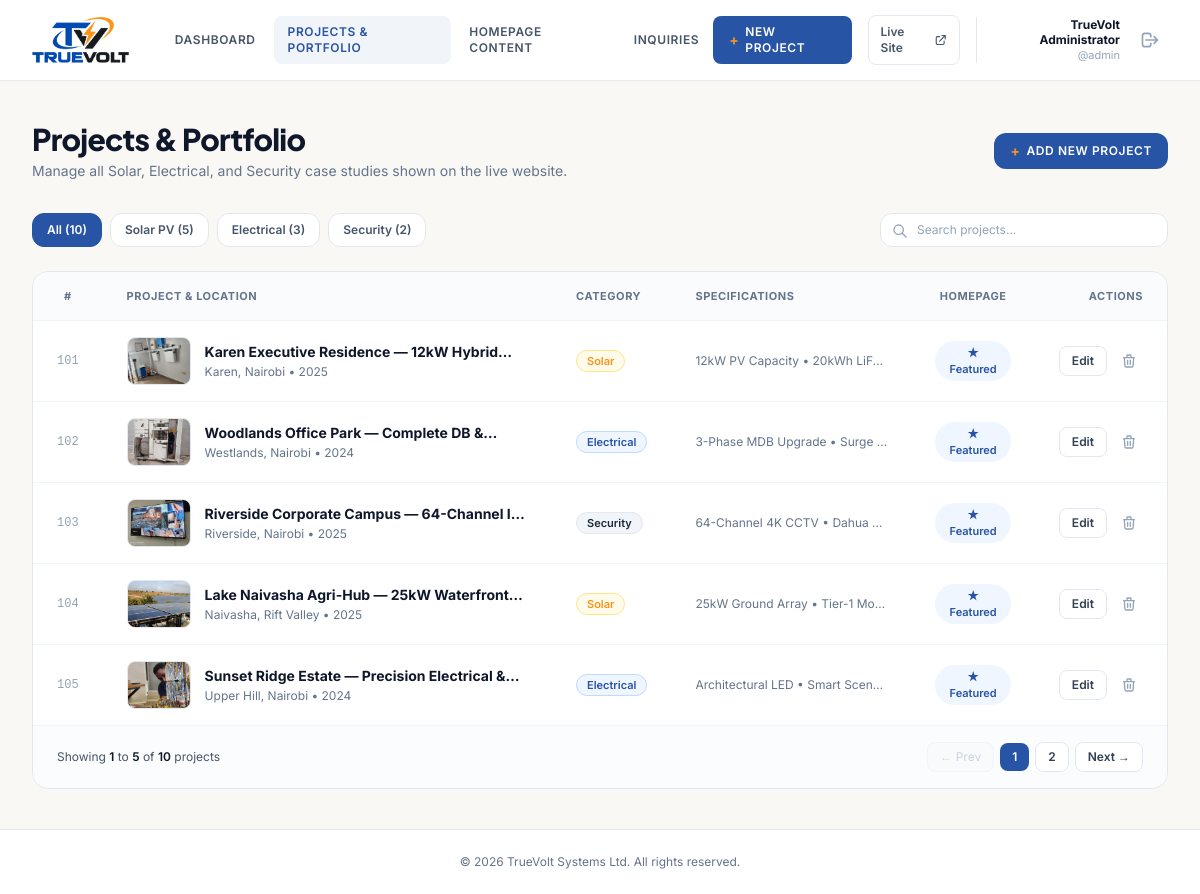
Screenshot of /admin/projects.php (signed in) with the database file from the repository.
### tables this page shows
CREATE TABLE IF NOT EXISTS `projects` (
  `id` INT AUTO_INCREMENT PRIMARY KEY,
  `category` ENUM('Solar', 'Electrical', 'Security') NOT NULL,
  `title` VARCHAR(255) NOT NULL,
  `location` VARCHAR(150) NOT NULL,
  `year` VARCHAR(10) NOT NULL DEFAULT '2025',
  `ref_num` INT DEFAULT NULL,
  `image` VARCHAR(500) NOT NULL,
  `description` TEXT DEFAULT NULL,
  `specs` TEXT DEFAULT NULL COMMENT 'Comma or newline-separated specs',
  `aspect` VARCHAR(50) DEFAULT 'aspect-[4/3]',
  `is_featured` TINYINT(1) DEFAULT 1,
  `sort_order` INT DEFAULT 0,
  `status` ENUM('published', 'draft') DEFAULT 'published',
  `created_at` DATETIME DEFAULT CURRENT_TIMESTAMP,
  `updated_at` DATETIME DEFAULT CURRENT_TIMESTAMP ON UPDATE CURRENT_TIMESTAMP,
  INDEX `idx_category` (`category`),
  INDEX `idx_status` (`status`),
  INDEX `idx_featured` (`is_featured`)
);

### admin/projects.php (the view, shortened to what this page needs)
<?php
$db = getDbConnection();
$categoryFilter = $_GET['category'] ?? '';
$search = trim($_GET['q'] ?? '');
$where = [];
$whereSql = !empty($where) ? 'WHERE ' . implode(' AND ', $where) : '';
$perPage = 5;
$countStmt = $db->prepare("SELECT COUNT(*) FROM projects {$whereSql}");
$countStmt->execute();
$totalFiltered = (int)$countStmt->fetchColumn();
$totalPages = max(1, (int)ceil($totalFiltered / $perPage));
$page = max(1, min((int)($_GET['page'] ?? 1), $totalPages));
$offset = ($page - 1) * $perPage;
$stmt = $db->prepare("SELECT * FROM projects {$whereSql} ORDER BY sort_order ASC, id DESC LIMIT :limit OFFSET :offset");
$stmt->bindValue(':limit', $perPage, PDO::PARAM_INT);
$stmt->bindValue(':offset', $offset, PDO::PARAM_INT);
$stmt->execute();
$projects = $stmt->fetchAll();
$counts = [
    'All' => (int)$db->query("SELECT COUNT(*) FROM projects")->fetchColumn(),
    'Solar' => (int)$db->query("SELECT COUNT(*) FROM projects WHERE category = 'Solar'")->fetchColumn(),
    'Electrical' => (int)$db->query("SELECT COUNT(*) FROM projects WHERE category = 'Electrical'")->fetchColumn(),
    'Security' => (int)$db->query("SELECT COUNT(*) FROM projects WHERE category = 'Security'")->fetchColumn(),
];
function getPageUrl($pageNum) {
    $params = $_GET;
    $params['page'] = $pageNum;
    return 'projects.php?' . http_build_query($params);
}
require_once __DIR__ . '/includes/header.php';
?>
<div class="mb-8 flex flex-col md:flex-row md:items-center md:justify-between gap-4">
  <div>
    <h1 class="text-2xl sm:text-3xl font-extrabold text-slate-900 tracking-tight font-heading">
      Projects &amp; Portfolio
    </h1>
    <p class="text-sm text-slate-500 mt-1">
      Manage all Solar, Electrical, and Security case studies shown on the live website.
    </p>
  </div>
  <div>
    <a
      href="project-form.php"
      class="inline-flex items-center gap-1.5 px-4 py-2.5 rounded-xl bg-[#2854A6] hover:bg-[#1E4388] text-white font-semibold text-xs tracking-wider uppercase shadow-xs transition-colors"
    >
      <span class="text-[#F7941D] text-sm leading-none font-bold">+</span>
      <span>Add New Project</span>
    </a>
  </div>
</div>
<div class="mb-6 flex flex-col md:flex-row md:items-center justify-between gap-4">
  <div class="flex flex-wrap items-center gap-2">
    <a
      href="projects.php"
      class="px-3.5 py-2 rounded-xl text-xs font-semibold transition-all border <?= empty($categoryFilter) ? 'bg-[#2854A6] text-white border-[#2854A6] shadow-xs' : 'bg-white text-slate-600 border-slate-200 hover:border-slate-300' ?>"
    >
      All (<?= $counts['All'] ?>)
    </a>
    <a
      href="projects.php?category=Solar"
      class="px-3.5 py-2 rounded-xl text-xs font-semibold transition-all border <?= $categoryFilter === 'Solar' ? 'bg-[#F7941D] text-white border-[#F7941D] shadow-xs' : 'bg-white text-slate-600 border-slate-200 hover:border-slate-300' ?>"
    >
      Solar PV (<?= $counts['Solar'] ?>)
    </a>
    <a
      href="projects.php?category=Electrical"
      class="px-3.5 py-2 rounded-xl text-xs font-semibold transition-all border <?= $categoryFilter === 'Electrical' ? 'bg-[#2854A6] text-white border-[#2854A6] shadow-xs' : 'bg-white text-slate-600 border-slate-200 hover:border-slate-300' ?>"
    >
      Electrical (<?= $counts['Electrical'] ?>)
    </a>
    <a
      href="projects.php?category=Security"
      class="px-3.5 py-2 rounded-xl text-xs font-semibold transition-all border <?= $categoryFilter === 'Security' ? 'bg-slate-900 text-white border-slate-900 shadow-xs' : 'bg-white text-slate-600 border-slate-200 hover:border-slate-300' ?>"
    >
      Security (<?= $counts['Security'] ?>)
    </a>
  </div>
  <form method="GET" action="" class="flex items-center gap-2">
    <div class="relative">
      <input
        type="text"
        name="q"
        value="<?= htmlspecialchars($search) ?>"
        placeholder="Search projects..."
        class="w-64 sm:w-72 px-3.5 py-2 pl-9 rounded-xl bg-white border border-slate-200 text-xs text-slate-900 placeholder-slate-400 focus:outline-none focus:border-[#2854A6] focus:ring-1 focus:ring-[#2854A6]"
      >
      <svg class="w-4 h-4 text-slate-400 absolute left-3 top-2.5" fill="none" stroke="currentColor" viewBox="0 0 24 24">
        <path stroke-linecap="round" stroke-linejoin="round" stroke-width="2" d="M21 21l-6-6m2-5a7 7 0 11-14 0 7 7 0 0114 0z"/>
      </svg>
    </div>
  </form>
</div>
<div class="bg-white border border-slate-200 rounded-2xl overflow-hidden shadow-xs">
  <?php if (empty($projects)): ?>
    <div class="p-12 text-center">
      <p class="text-sm font-semibold text-slate-700">No projects found.</p>
      <p class="text-xs text-slate-500 mt-1">Try resetting your search filter or add a new project.</p>
      <div class="mt-4">
        <a href="projects.php" class="text-xs font-semibold text-[#2854A6] hover:underline">Reset Filters &rarr;</a>
      </div>
    </div>
  <?php else: ?>
    <div class="overflow-x-auto">
      <table class="w-full text-left text-xs">
        <thead class="bg-slate-50/75 text-slate-500 font-semibold uppercase tracking-wider text-[11px] border-b border-slate-100">
          <tr>
            <th class="py-4 px-6 w-12 text-center">#</th>
            <th class="py-4 px-6">Project &amp; Location</th>
            <th class="py-4 px-6">Category</th>
            <th class="py-4 px-6">Specifications</th>
            <th class="py-4 px-6 text-center">Homepage</th>
            <th class="py-4 px-6 text-right">Actions</th>
          </tr>
        </thead>
        <tbody class="divide-y divide-slate-100 text-slate-700">
          <?php foreach ($projects as $p): ?>
            <?php
              $catBadge = match($p['category']) {
                'Solar' => 'bg-amber-50 text-[#F7941D] border-amber-200',
                'Electrical' => 'bg-blue-50 text-[#2854A6] border-blue-200',
                'Security' => 'bg-slate-100 text-slate-800 border-slate-200',
                default => 'bg-slate-100 text-slate-700 border-slate-200',
              };
            ?>
            <tr class="hover:bg-slate-50/60 transition-colors">
              <td class="py-4 px-6 text-center text-slate-400 font-mono text-xs">
                <?= $p['ref_num'] ?: $p['id'] ?>
              </td>
              <td class="py-4 px-6">
                <div class="flex items-center gap-3.5">
                  <div class="w-16 h-12 rounded-lg overflow-hidden bg-slate-100 shrink-0 border border-slate-200">
                    <img
                      src="<?= htmlspecialchars($p['image']) ?>"
                      alt="<?= htmlspecialchars($p['title']) ?>"
                      class="w-full h-full object-cover"
                      onerror="this.src='/images/projects/solar-panel-installation.jpeg'"
                    >
                  </div>
                  <div>
                    <a href="project-form.php?id=<?= $p['id'] ?>" class="font-bold text-slate-900 hover:text-[#2854A6] text-sm line-clamp-1">
                      <?= htmlspecialchars($p['title']) ?>
                    </a>
                    <p class="text-xs text-slate-500 mt-0.5">
                      <?= htmlspecialchars($p['location']) ?> &bull; <?= htmlspecialchars($p['year']) ?>
                    </p>
                  </div>
                </div>
              </td>
              <td class="py-4 px-6">
                <span class="inline-flex items-center px-2.5 py-0.5 rounded-full text-[11px] font-semibold border <?= $catBadge ?>">
                  <?= htmlspecialchars($p['category']) ?>
                </span>
              </td>
              <td class="py-4 px-6 text-slate-500 max-w-[240px] truncate">
                <?= htmlspecialchars(str_replace("\n", " • ", $p['specs'] ?? '')) ?>
              </td>
              <td class="py-4 px-6 text-center">
                <form method="POST" action="">
                  <button
                    type="submit"
                    class="px-2.5 py-1 rounded-full text-[11px] font-semibold transition-all <?= (int)$p['is_featured'] === 1 ? 'bg-blue-50 text-[#2854A6] hover:bg-blue-100' : 'bg-slate-100 text-slate-400 hover:text-slate-600' ?>"
                    title="Click to toggle featured on homepage"
                  >
                    <?= (int)$p['is_featured'] === 1 ? '&starf; Featured' : 'Off' ?>
                  </button>
                </form>
              </td>
              <td class="py-4 px-6 text-right">
                <div class="flex items-center justify-end gap-2">
                  <a
                    href="project-form.php?id=<?= $p['id'] ?>"
                    class="px-3 py-1.5 rounded-lg border border-slate-200 hover:border-[#2854A6] hover:text-[#2854A6] font-semibold text-xs transition-colors"
                  >
                    Edit
                  </a>
                  <form method="POST" action="" onsubmit="return confirm('Are you sure you want to delete this project?');" class="inline">
                    <button
                      type="submit"
                      class="p-1.5 rounded-lg text-slate-400 hover:text-red-600 hover:bg-red-50 transition-colors"
                      title="Delete"
                    >
                      <svg class="w-4 h-4" fill="none" stroke="currentColor" viewBox="0 0 24 24">
                        <path stroke-linecap="round" stroke-linejoin="round" stroke-width="2" d="M19 7l-.867 12.142A2 2 0 0116.138 21H7.862a2 2 0 01-1.995-1.858L5 7m5 4v6m4-6v6m1-10V4a1 1 0 00-1-1h-4a1 1 0 00-1 1v3M4 7h16" />
                      </svg>
                    </button>
                  </form>
                </div>
              </td>
            </tr>
          <?php endforeach; ?>
        </tbody>
      </table>
    </div>
    <div class="px-6 py-4 bg-slate-50/60 border-t border-slate-100 flex flex-col sm:flex-row items-center justify-between gap-3 text-xs text-slate-600">
      <div>
        Showing <span class="font-semibold text-slate-900"><?= min($totalFiltered, $offset + 1) ?></span> to
        <span class="font-semibold text-slate-900"><?= min($totalFiltered, $offset + count($projects)) ?></span> of
        <span class="font-semibold text-slate-900"><?= $totalFiltered ?></span> projects
      </div>
      <?php if ($totalPages > 1): ?>
        <div class="flex items-center gap-1.5">
          <?php if ($page > 1): ?>
            <a
              href="<?= getPageUrl($page - 1) ?>"
              class="px-3 py-1.5 rounded-lg border border-slate-200 bg-white hover:bg-slate-50 font-semibold text-slate-700 transition-colors"
            >
              &larr; Prev
            </a>
          <?php else: ?>
            <span class="px-3 py-1.5 rounded-lg border border-slate-100 bg-slate-50 text-slate-300 cursor-not-allowed">
              &larr; Prev
            </span>
          <?php endif; ?>
          <?php for ($i = 1; $i <= $totalPages; $i++): ?>
            <a
              href="<?= getPageUrl($i) ?>"
              class="px-3 py-1.5 rounded-lg font-semibold transition-colors <?= $i === $page ? 'bg-[#2854A6] text-white shadow-xs' : 'border border-slate-200 bg-white hover:bg-slate-50 text-slate-700' ?>"
            >
              <?= $i ?>
            </a>
          <?php endfor; ?>
          <?php if ($page < $totalPages): ?>
            <a
              href="<?= getPageUrl($page + 1) ?>"
              class="px-3 py-1.5 rounded-lg border border-slate-200 bg-white hover:bg-slate-50 font-semibold text-slate-700 transition-colors"
            >
              Next &rarr;
            </a>
          <?php else: ?>
            <span class="px-3 py-1.5 rounded-lg border border-slate-100 bg-slate-50 text-slate-300 cursor-not-allowed">
              Next &rarr;
            </span>
          <?php endif; ?>
        </div>
      <?php endif; ?>
    </div>
  <?php endif; ?>
</div>
<?php require_once __DIR__ . '/includes/footer.php'; ?>

### admin/includes/header.php (style rules this page uses)
body { font-family: 'Inter', sans-serif; background-color: #FAF8F5; color: #2D3748; }
h1, h2, h3, h4, .font-heading { font-family: 'Plus Jakarta Sans', sans-serif; }

### rows the page displays
projects: ref_num "101", image (picture), title "Karen Executive Residence — 12kW…", location "Karen, Nairobi", year "2025", category "Solar", specs "12kW PV Capacity • 20kWh LiF…", is_featured "★ Featured"
projects: ref_num "102", image (picture), title "Woodlands Office Park — Complete DB…", location "Westlands, Nairobi", year "2024", category "Electrical", specs "3-Phase MDB Upgrade • Surge…", is_featured "★ Featured"
projects: ref_num "103", image (picture), title "Riverside Corporate Campus — 64-Channel…", location "Riverside, Nairobi", year "2025", category "Security", specs "64-Channel 4K CCTV • Dahua…", is_featured "★ Featured"
projects: ref_num "104", image (picture), title "Lake Naivasha Agri-Hub — 25kW…", location "Naivasha, Rift Valley", year "2025", category "Solar", specs "25kW Ground Array • Tier-1 Mo…", is_featured "★ Featured"
projects: ref_num "105", image (picture), title "Sunset Ridge Estate — Precision Electrical…", location "Upper Hill, Nairobi", year "2024", category "Electrical", specs "Architectural LED • Smart Scen…", is_featured "★ Featured"

### other values shown
$admin['full_name'] "TrueVolt Administrator"
$admin['username'] "admin"
$counts['All'] "10"
$counts['Solar'] "5"
$counts['Electrical'] "3"
$counts['Security'] "2"
min($totalFiltered, $offset + 1) "1"
min($totalFiltered, $offset + count($projects)) "5"
$totalFiltered "10"
